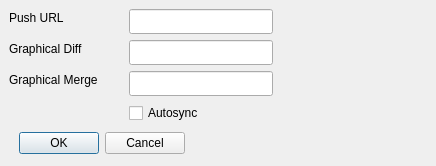
<?xml version="1.0" encoding="UTF-8"?>
<ui version="4.0">
 <class>RepoDialog</class>
 <widget class="QDialog" name="RepoDialog">
  <property name="geometry">
   <rect>
    <x>0</x>
    <y>0</y>
    <width>436</width>
    <height>166</height>
   </rect>
  </property>
  <property name="windowTitle">
   <string>Dialog</string>
  </property>
  <widget class="QLabel" name="label_3">
   <property name="geometry">
    <rect>
     <x>9</x>
     <y>9</y>
     <width>66</width>
     <height>17</height>
    </rect>
   </property>
   <property name="text">
    <string>Push URL</string>
   </property>
  </widget>
  <widget class="QLineEdit" name="linePushURL">
   <property name="geometry">
    <rect>
     <x>129</x>
     <y>9</y>
     <width>144</width>
     <height>25</height>
    </rect>
   </property>
  </widget>
  <widget class="QLabel" name="label">
   <property name="geometry">
    <rect>
     <x>9</x>
     <y>40</y>
     <width>99</width>
     <height>17</height>
    </rect>
   </property>
   <property name="text">
    <string>Graphical Diff </string>
   </property>
  </widget>
  <widget class="QLineEdit" name="lineGDiffCommand">
   <property name="geometry">
    <rect>
     <x>129</x>
     <y>40</y>
     <width>144</width>
     <height>25</height>
    </rect>
   </property>
  </widget>
  <widget class="QLabel" name="label_2">
   <property name="geometry">
    <rect>
     <x>9</x>
     <y>71</y>
     <width>114</width>
     <height>17</height>
    </rect>
   </property>
   <property name="text">
    <string>Graphical Merge</string>
   </property>
  </widget>
  <widget class="QLineEdit" name="lineGMergeCommand">
   <property name="geometry">
    <rect>
     <x>129</x>
     <y>71</y>
     <width>144</width>
     <height>25</height>
    </rect>
   </property>
  </widget>
  <widget class="QCheckBox" name="checkBox">
   <property name="geometry">
    <rect>
     <x>129</x>
     <y>102</y>
     <width>90</width>
     <height>22</height>
    </rect>
   </property>
   <property name="text">
    <string>Autosync</string>
   </property>
  </widget>
  <widget class="QDialogButtonBox" name="buttonBox">
   <property name="geometry">
    <rect>
     <x>9</x>
     <y>130</y>
     <width>176</width>
     <height>27</height>
    </rect>
   </property>
   <property name="orientation">
    <enum>Qt::Horizontal</enum>
   </property>
   <property name="standardButtons">
    <set>QDialogButtonBox::Cancel|QDialogButtonBox::Ok</set>
   </property>
  </widget>
 </widget>
 <resources/>
 <connections>
  <connection>
   <sender>buttonBox</sender>
   <signal>accepted()</signal>
   <receiver>RepoDialog</receiver>
   <slot>accept()</slot>
   <hints>
    <hint type="sourcelabel">
     <x>248</x>
     <y>254</y>
    </hint>
    <hint type="destinationlabel">
     <x>157</x>
     <y>274</y>
    </hint>
   </hints>
  </connection>
  <connection>
   <sender>buttonBox</sender>
   <signal>rejected()</signal>
   <receiver>RepoDialog</receiver>
   <slot>reject()</slot>
   <hints>
    <hint type="sourcelabel">
     <x>316</x>
     <y>260</y>
    </hint>
    <hint type="destinationlabel">
     <x>286</x>
     <y>274</y>
    </hint>
   </hints>
  </connection>
 </connections>
</ui>
